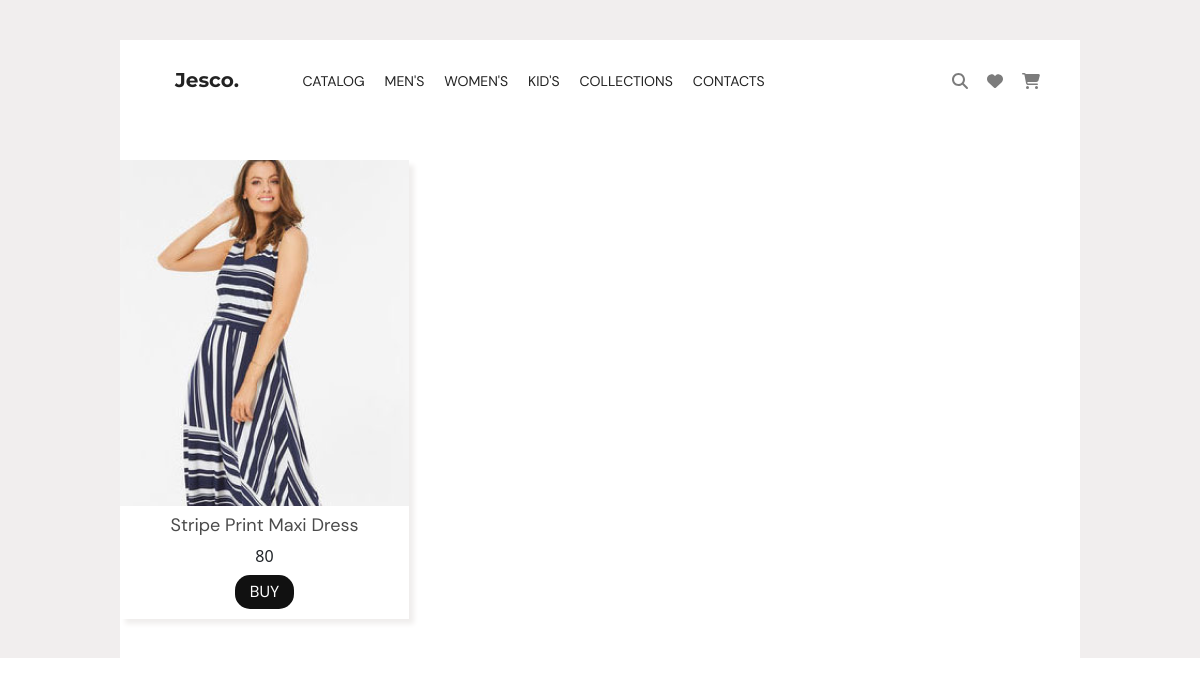
Page /3 on the committed database.
### web/models.py (models this page shows, shortened)
class Products(models.Model):
    id = models.AutoField('id', primary_key=True)
    title = models.CharField('title', max_length=200, default="")
    id_categories = models.ForeignKey('Categories', on_delete=models.SET_NULL, null=True)
    id_brand = models.ForeignKey('Brands', on_delete=models.SET_NULL, null=True)
    id_type = models.ForeignKey('Type', on_delete=models.SET_NULL, null=True)
    img = models.ImageField(default="")
    price = models.IntegerField('price')
    size = models.ForeignKey('Size', on_delete=models.SET_NULL, null=True)
    is_best_seller = models.BooleanField(default=False)
    is_new_arrivals = models.BooleanField(default=False)
    class Meta:
        verbose_name = 'Товар'
        verbose_name_plural = 'Товары'

### web/views.py (the view)
# urls.py: path('<int:pk>', views.ViewDetailsProduct.as_view(), name= 'view_detail_product')
class ViewDetailsProduct(DetailView):
    model = Products
    template_name = 'web/view_details_product.html'
    context_object_name = 'id'

### templates/web/view_details_product.html (shortened to what this page needs)
{% load static %}
<!DOCTYPE html>
<html lang="en">
<head>
    <link rel="stylesheet" href="{% static 'css/reset.css'%}"/>
    <link rel="stylesheet" href="{% static 'css/style.css'%}"/>
    <link href="{% static 'fontawesome_free/css/all.min.css' %}" rel="stylesheet" type="text/css">
    <link href="{% static 'fontawesomefree/css/fontawesome.css' %}" rel="stylesheet" type="text/css">
    <link href="{% static 'fontawesomefree/css/brands.css' %}" rel="stylesheet" type="text/css">
    <link href="{% static 'fontawesomefree/css/solid.css' %}" rel="stylesheet" type="text/css">
    <link href="{% static 'fontawesomefree/css/regular.css' %}" rel="stylesheet" type="text/css">
    <link href="https://cdn.jsdelivr.net/npm/bootstrap@5.0.2/dist/css/bootstrap.min.css" rel="stylesheet"
>
</head>
<body>
<div class="wrapper">
    {% include 'web/header.html' %}
    <main class="page">
        <section class="page-main__catalog _container ">
            <div class="main-catalog__lists">
                <div class="main-catalog__list">
                    <img src="{{ id.img.url }}" alt="">
                    <div class="product__title">
                        {{ id.title }}
                    </div>
                    <div class="product__desc">
                        {{ id.price  }}
                    </div>
                    <div class="product__buy">
                        <button class="buy_now">
                            BUY
                        </button>
                    </div>
                </div>
            </div>
        </section>
    </main>
</div>
</body>
</html>

### static/css/style.css (style rules this page uses)
body { width: 100%; background: #F1EEEE; }
img { object-fit: cover; }
.wrapper { background: #F1EEEE; padding-top: 50px; min-width: 100%; }
._container { width: 80%; margin: 0 auto; background: #ffff; }
body { background: #dfedee; transition: all 0.5s ease; }
.page-main__catalog { display: flex; flex-direction: row; padding-top: 40px; }
.main-catalog__lists { display: flex; flex-direction: row; flex-wrap: wrap; justify-content: left; }
.main-catalog__list { margin-right: 35px; text-align: center; padding-bottom: 10px; box-shadow: 5px 5px 5px #F0EEED; margin-bottom: 39px; }
.product__title { font-family: DM_Sans_Regular; font-size: 18px; line-height: 18px; color: #4B4B4B; padding: 10px 0; }
.buy_now { margin-top: 7px; background: #111111; color: #FFFFFF; border: none; padding: 5px 15px; border-radius: 15px; font-family: DM_Sans_Regular; }
@media (max-width: 1224px ) { .wrapper { padding-top: 40px; } }

### rows in the picture
Products: img (picture), title "Stripe Print Maxi Dress", price "80"
